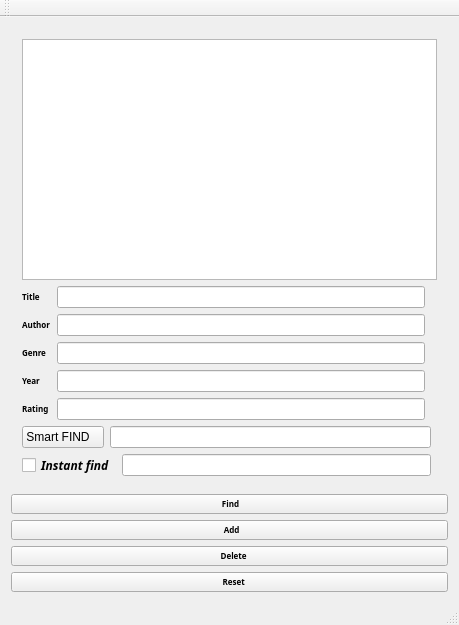
<?xml version="1.0" encoding="UTF-8"?>
<ui version="4.0">
 <class>MainWindow</class>
 <widget class="QMainWindow" name="MainWindow">
  <property name="geometry">
   <rect>
    <x>0</x>
    <y>0</y>
    <width>459</width>
    <height>625</height>
   </rect>
  </property>
  <property name="windowTitle">
   <string>Backlist</string>
  </property>
  <property name="windowIcon">
   <iconset resource="main.qrc">
    <normaloff>:/images/main_icon.PNG</normaloff>:/images/main_icon.PNG</iconset>
  </property>
  <property name="windowOpacity">
   <double>1.000000000000000</double>
  </property>
  <widget class="QWidget" name="centralWidget">
   <layout class="QGridLayout" name="gridLayout">
    <item row="0" column="0">
     <widget class="QStackedWidget" name="stackedWidget">
      <property name="currentIndex">
       <number>1</number>
      </property>
      <widget class="QWidget" name="page">
       <layout class="QHBoxLayout" name="horizontalLayout_4">
        <item>
         <widget class="QTextEdit" name="textEdit"/>
        </item>
       </layout>
      </widget>
      <widget class="QWidget" name="page_2">
       <layout class="QGridLayout" name="gridLayout_2">
        <item row="1" column="0">
         <layout class="QHBoxLayout" name="horizontalLayout">
          <item>
           <layout class="QVBoxLayout" name="verticalLayout">
            <item>
             <widget class="QLabel" name="label_3">
              <property name="font">
               <font>
                <family>Arial Black</family>
                <pointsize>6</pointsize>
                <weight>75</weight>
                <italic>false</italic>
                <bold>true</bold>
               </font>
              </property>
              <property name="text">
               <string>Title</string>
              </property>
             </widget>
            </item>
            <item>
             <widget class="QLabel" name="label_4">
              <property name="font">
               <font>
                <family>Arial Black</family>
                <pointsize>6</pointsize>
                <weight>75</weight>
                <italic>false</italic>
                <bold>true</bold>
               </font>
              </property>
              <property name="text">
               <string>Author</string>
              </property>
             </widget>
            </item>
            <item>
             <widget class="QLabel" name="label_2">
              <property name="font">
               <font>
                <family>Arial Black</family>
                <pointsize>6</pointsize>
                <weight>75</weight>
                <italic>false</italic>
                <bold>true</bold>
               </font>
              </property>
              <property name="text">
               <string>Genre</string>
              </property>
             </widget>
            </item>
            <item>
             <widget class="QLabel" name="label">
              <property name="font">
               <font>
                <family>Arial Black</family>
                <pointsize>6</pointsize>
                <weight>75</weight>
                <italic>false</italic>
                <bold>true</bold>
               </font>
              </property>
              <property name="text">
               <string>Year</string>
              </property>
             </widget>
            </item>
            <item>
             <widget class="QLabel" name="label_5">
              <property name="font">
               <font>
                <family>Arial Black</family>
                <pointsize>6</pointsize>
                <weight>75</weight>
                <italic>false</italic>
                <bold>true</bold>
               </font>
              </property>
              <property name="text">
               <string>Rating</string>
              </property>
             </widget>
            </item>
           </layout>
          </item>
          <item>
           <layout class="QVBoxLayout" name="verticalLayout_2">
            <item>
             <widget class="QLineEdit" name="lineEdit">
              <property name="font">
               <font>
                <family>Arial</family>
                <pointsize>6</pointsize>
               </font>
              </property>
             </widget>
            </item>
            <item>
             <widget class="QLineEdit" name="lineEdit_4">
              <property name="font">
               <font>
                <family>Arial</family>
                <pointsize>6</pointsize>
               </font>
              </property>
             </widget>
            </item>
            <item>
             <widget class="QLineEdit" name="lineEdit_3">
              <property name="font">
               <font>
                <family>Arial</family>
                <pointsize>6</pointsize>
               </font>
              </property>
             </widget>
            </item>
            <item>
             <widget class="QLineEdit" name="lineEdit_2">
              <property name="font">
               <font>
                <family>Arial</family>
                <pointsize>6</pointsize>
               </font>
              </property>
             </widget>
            </item>
            <item>
             <widget class="QLineEdit" name="lineEdit_5">
              <property name="font">
               <font>
                <family>Arial</family>
                <pointsize>6</pointsize>
               </font>
              </property>
             </widget>
            </item>
           </layout>
          </item>
         </layout>
        </item>
        <item row="2" column="0" colspan="2">
         <layout class="QVBoxLayout" name="verticalLayout_4">
          <item>
           <layout class="QHBoxLayout" name="horizontalLayout_2">
            <item>
             <widget class="QPushButton" name="pushButton_5">
              <property name="text">
               <string>Smart FIND   </string>
              </property>
              <property name="icon">
               <iconset resource="main.qrc">
                <normaloff>:/images/smart.jpeg</normaloff>:/images/smart.jpeg</iconset>
              </property>
             </widget>
            </item>
            <item>
             <widget class="QLineEdit" name="lineEdit_6"/>
            </item>
           </layout>
          </item>
          <item>
           <layout class="QHBoxLayout" name="horizontalLayout_3">
            <item>
             <widget class="QCheckBox" name="checkBox">
              <property name="font">
               <font>
                <family>Lucida Bright</family>
                <pointsize>9</pointsize>
                <weight>75</weight>
                <italic>true</italic>
                <bold>true</bold>
               </font>
              </property>
              <property name="text">
               <string>Instant find</string>
              </property>
              <property name="checked">
               <bool>false</bool>
              </property>
             </widget>
            </item>
            <item>
             <widget class="QLineEdit" name="lineEdit_7"/>
            </item>
           </layout>
          </item>
         </layout>
        </item>
        <item row="0" column="0" colspan="3">
         <widget class="QTableView" name="tableView">
          <property name="enabled">
           <bool>true</bool>
          </property>
          <property name="sizePolicy">
           <sizepolicy hsizetype="Expanding" vsizetype="Expanding">
            <horstretch>0</horstretch>
            <verstretch>0</verstretch>
           </sizepolicy>
          </property>
          <property name="font">
           <font>
            <family>Arial</family>
            <pointsize>5</pointsize>
           </font>
          </property>
          <property name="editTriggers">
           <set>QAbstractItemView::DoubleClicked|QAbstractItemView::EditKeyPressed</set>
          </property>
          <property name="alternatingRowColors">
           <bool>true</bool>
          </property>
          <property name="selectionMode">
           <enum>QAbstractItemView::SingleSelection</enum>
          </property>
          <property name="selectionBehavior">
           <enum>QAbstractItemView::SelectRows</enum>
          </property>
         </widget>
        </item>
       </layout>
      </widget>
     </widget>
    </item>
    <item row="1" column="0">
     <widget class="QPushButton" name="pushButton">
      <property name="font">
       <font>
        <family>Arial Black</family>
        <pointsize>6</pointsize>
        <weight>75</weight>
        <bold>true</bold>
       </font>
      </property>
      <property name="text">
       <string>    Find   </string>
      </property>
      <property name="icon">
       <iconset resource="main.qrc">
        <normaloff>:/images/find.PNG</normaloff>:/images/find.PNG</iconset>
      </property>
      <property name="iconSize">
       <size>
        <width>44</width>
        <height>31</height>
       </size>
      </property>
      <property name="checkable">
       <bool>false</bool>
      </property>
      <property name="autoRepeatInterval">
       <number>100</number>
      </property>
      <property name="flat">
       <bool>false</bool>
      </property>
     </widget>
    </item>
    <item row="3" column="0">
     <widget class="QPushButton" name="pushButton_2">
      <property name="font">
       <font>
        <family>Arial Black</family>
        <pointsize>6</pointsize>
        <weight>75</weight>
        <bold>true</bold>
       </font>
      </property>
      <property name="text">
       <string>    Delete</string>
      </property>
      <property name="icon">
       <iconset resource="main.qrc">
        <normaloff>:/images/del.PNG</normaloff>:/images/del.PNG</iconset>
      </property>
      <property name="iconSize">
       <size>
        <width>20</width>
        <height>20</height>
       </size>
      </property>
     </widget>
    </item>
    <item row="2" column="0">
     <widget class="QPushButton" name="pushButton_3">
      <property name="font">
       <font>
        <family>Arial Black</family>
        <pointsize>6</pointsize>
        <weight>75</weight>
        <bold>true</bold>
       </font>
      </property>
      <property name="text">
       <string>    Add  </string>
      </property>
      <property name="icon">
       <iconset resource="main.qrc">
        <normaloff>:/images/add.png</normaloff>:/images/add.png</iconset>
      </property>
      <property name="flat">
       <bool>false</bool>
      </property>
     </widget>
    </item>
    <item row="4" column="0">
     <widget class="QPushButton" name="pushButton_4">
      <property name="enabled">
       <bool>true</bool>
      </property>
      <property name="font">
       <font>
        <family>Arial Black</family>
        <pointsize>6</pointsize>
        <weight>75</weight>
        <bold>true</bold>
       </font>
      </property>
      <property name="text">
       <string>    Reset</string>
      </property>
      <property name="icon">
       <iconset resource="main.qrc">
        <normaloff>:/images/reset.jpeg</normaloff>:/images/reset.jpeg</iconset>
      </property>
     </widget>
    </item>
   </layout>
  </widget>
  <widget class="QMenuBar" name="menuBar">
   <property name="geometry">
    <rect>
     <x>0</x>
     <y>0</y>
     <width>459</width>
     <height>18</height>
    </rect>
   </property>
  </widget>
  <widget class="QToolBar" name="mainToolBar">
   <attribute name="toolBarArea">
    <enum>TopToolBarArea</enum>
   </attribute>
   <attribute name="toolBarBreak">
    <bool>false</bool>
   </attribute>
  </widget>
  <widget class="QStatusBar" name="statusBar"/>
 </widget>
 <layoutdefault spacing="6" margin="11"/>
 <resources>
  <include location="main.qrc"/>
 </resources>
 <connections/>
</ui>
